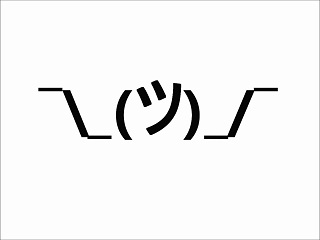
#> input picture examples/lentach.jpg, 320 x 240 px
$ python -i art.py   (imports and definitions only)
#> lines starting #> are read from the running program, lines starting #| are printed output that depends on the picture
from joblib import Parallel, delayed
import numpy as np

import cv2
import matplotlib.pyplot as plt


# [17 lines left out: function high_contrast, not called in this run]


def prepare_image(path, width=None, height=None, invert=True, high_contrast=False):
    """
    Prepare image

    Args:
        path: str
            Path to the image

        width : int
            Width of the final image in pixels

        height: int
            Height of the final image in pixels
    Returns:

    """
#> called with path = '../examples/lentach.jpg', invert = True, high_contrast = False

    image = cv2.imread(path)
#> image is the input picture: shape (240, 320, 3); min 0, max 255, mean 243.7

    # increase contrast
    if high_contrast:
        image = high_contrast(image)

    # convert to grayscale
    image = cv2.cvtColor(image, cv2.COLOR_BGR2GRAY)
#> image: shape (240, 320)

    if width is None and height is None:
        height, width = image.shape[:2]
#> height = 240; width = 320
    elif width is None:
        width = height / image.size[1] * image.size[0]
    elif height is None:
        height = width / image.size[0] * image.size[1]

    image = cv2.resize(image, (width, height))

    if invert:
        image = 255 - image
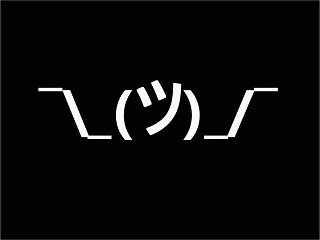
#> image: shape (240, 320); min 0, max 255, mean 11.3
    return image


# [200 lines left out: functions get_hooks, get_pixel_path, get_all_pixel_paths, loss, optimize, thread_length and 2 more, not called in this run]


def main():
    pass

# [2 lines not run here, left out]

>>> result = prepare_image('../examples/lentach.jpg')
